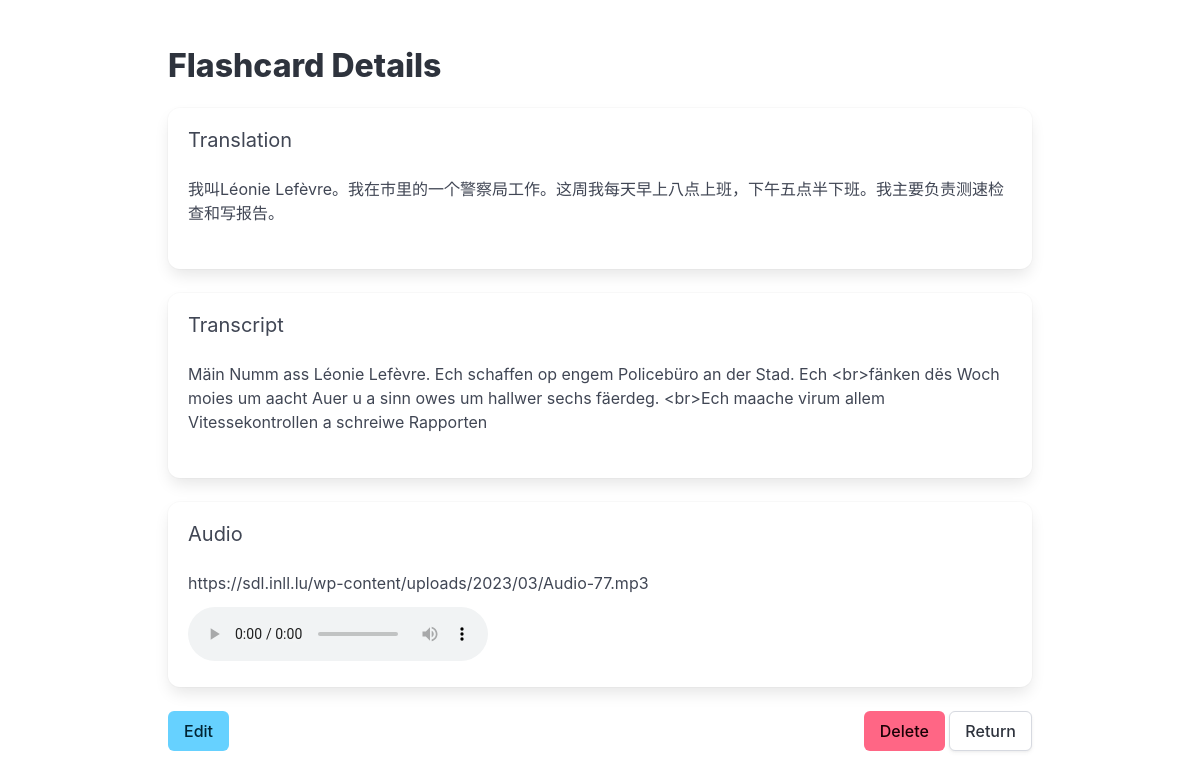
Page /flashcards/2 on the committed database.
### models.py (models this page shows)
class SDL_CARD(db.Model):
    __tablename__ = 'SDL_CARD'
    ID = db.Column(db.Integer, primary_key=True)
    AUDIO_URL = db.Column(db.String, nullable=False)
    TRANSCRIPT = db.Column(db.Text, nullable=False)
    TRANSLATION = db.Column(db.Text, nullable=False)

### app.py (the view)
@app.route("/flashcards/<int:card_id>")
def view_flashcard(card_id):
    card = db.session.get(SDL_CARD, card_id)
    if not card:
        flash("Card not found", "is-danger")
        return redirect(url_for("flashcards"))
    return render_template("flashcard_detail.html", card=card)

### app.py (called while the page is built)
@app.template_filter('nl2br')
def nl2br(value):
    return value.replace('\n', '<br>')

### templates/flashcard_detail.html (shortened to what this page needs)
{% extends "layout.html" %}
{% block content %}
<section class="section">
  <div class="container">
    <h1 class="title">Flashcard Details</h1>
    <div id="flashcard-view">
      <div class="box">
        <h2 class="subtitle">Translation</h2>
        <div class="content" id="translation-display">
          {{ card.TRANSLATION|nl2br }}
        </div>
      </div>
      <div class="box">
        <h2 class="subtitle">Transcript</h2>
        <div class="content" id="transcript-display">
          {{ card.TRANSCRIPT|nl2br }}
        </div>
      </div>
      <div class="box">
        <h2 class="subtitle">Audio</h2>
        <div id="audio-url-display">{{ card.AUDIO_URL }}</div>
        <audio controls class="mt-3">
          <source src="{{ card.AUDIO_URL }}" type="audio/mpeg">
        </audio>
      </div>
      <div class="field is-grouped">
        <div class="control">
          <button class="button is-info" id="edit-button">Edit</button>
        </div>
        <div class="control ml-auto">
          <button class="button is-danger" id="delete-button">Delete</button>
          <a href="{{ url_for('flashcards') }}" class="button">Return</a>
        </div>
      </div>
    </div>
  </div>
</section>
{% endblock %}

### templates/layout.html (style rules this page uses)
.ml-auto { margin-left: auto !important; }

### rows in the picture
SDL_CARD: TRANSLATION "我叫Léonie Lefèvre。我在市里的一个警察局工作。这周我每天早上八点上班，下午五点半下班。我主要负责测速检查和写报告。", TRANSCRIPT "Mäin Numm ass Léonie Lefèvre. Ech schaffen op engem Policebüro an der Stad. Ech <br>fänken dës Woch moies um aacht Auer u a sinn owes um hallwer sechs fäerdeg. <br>Ech maache virum allem Vitessekontrollen a schreiwe Rapporten", AUDIO_URL "https://sdl.inll.lu/wp-content/uploads/2023/03/Audio-77.mp3"
